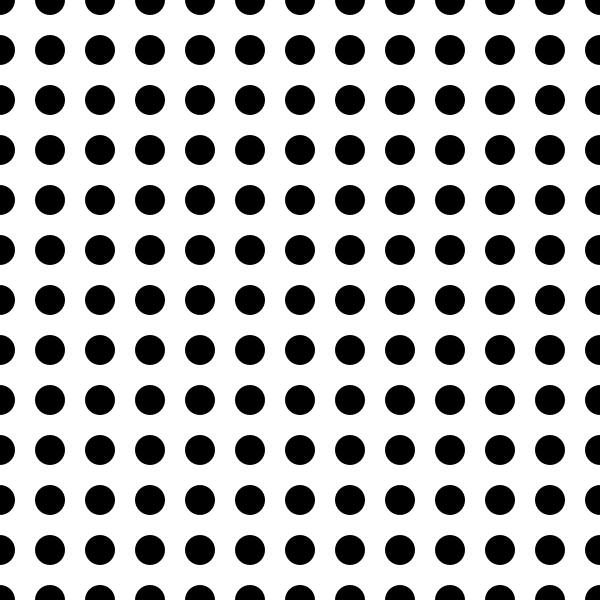
Frame 1 (no input)
Frame 60 (the mouse pressed at the canvas centre just before this capture): identical to frame 1, image omitted
Frame 120 (the mouse held since frame 60 and released just before this capture): identical to frame 1, image omitted

The Processing sketch that drew this single still picture (run headless with seeded random() and noise(); from frame 60 on, the mouse is pressed at the canvas centre):

// Processing sketch: processing_8626
// ── processing_8626.pde

int y=0;
int speed=1;

void setup(){
  size(600,600);
  smooth();
}

void draw(){
  background(255);

  fill(0);
  speed=speed+2;

  
   for(int y= -500 ; y< 3000 + 50; y +=50){
  
  for(int x= -500; x< 3000 + 50; x +=50){
    


  
  drawellipse(x,y,30,30);
  
  
 
  if(keyPressed){

    
    
  float r = random(0,10);
  float g = random(0,255);
  float b = random(0,10); 



    


  drawellipse(x+speed,y,30,30);  
  drawellipse(x-speed,y,30,30); 
  
  drawellipse(x,y+speed,30,30);  
  drawellipse(x,y-speed,30,30); 
 

  }

 
  
  }
  
  }
  
  
 
}

void drawellipse (int cx, int cy, int cx2, int cy2){
    noStroke();
    ellipse(cx,cy,cx2,cy2);
    
}
